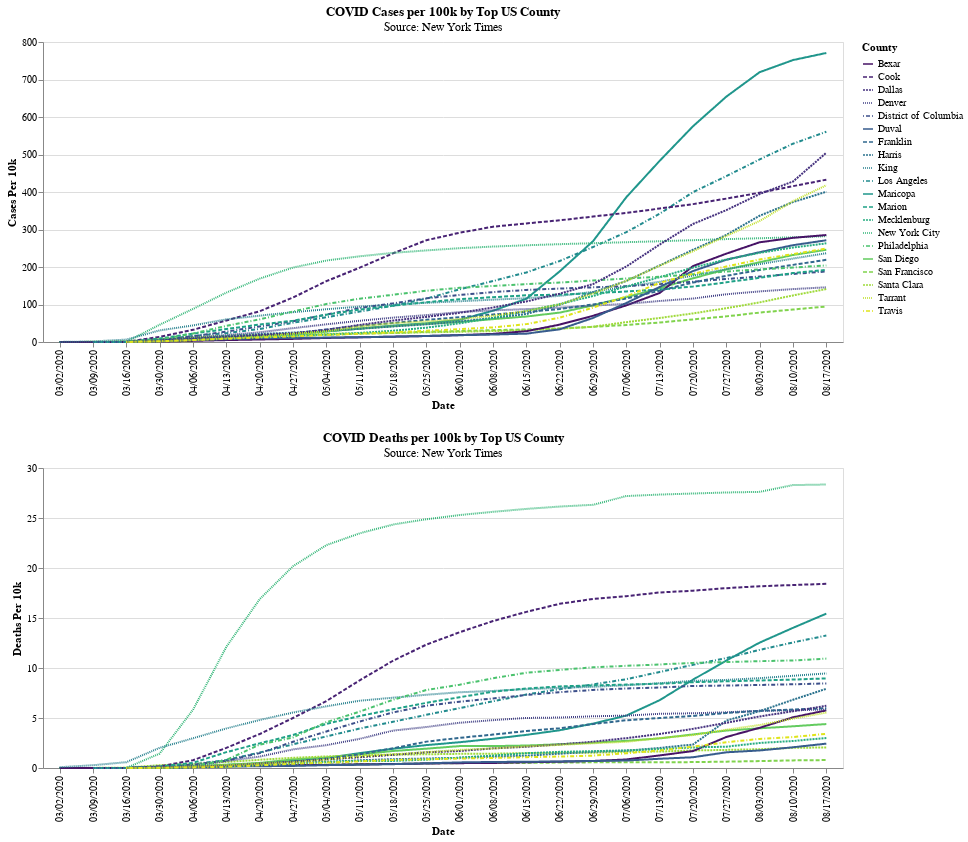

Write the Vega-Lite specification saved for this chart.
### Vega-Lite specification from a JSON file in a GitHub repository (floating-point values rounded to 4 significant figures; data arrays with more than 128 entries replaced by an {"elided": "..."} marker saying what was removed)
{"config": {"view": {"continuousWidth": 400, "continuousHeight": 300}}, "vconcat": [{"data": {"name": "data-81eb2f3a10c9f80f5dbb31c3fcd48a12"}, "mark": "line", "encoding": {"color": {"type": "nominal", "field": "County", "scale": {"scheme": "viridis"}}, "strokeDash": {"type": "nominal", "field": "County"}, "tooltip": [{"type": "nominal", "field": "County"}, {"type": "nominal", "field": "City"}, {"type": "quantitative", "field": "Cases Per 10k"}], "x": {"type": "ordinal", "field": "Date"}, "y": {"type": "quantitative", "field": "Cases Per 10k"}}, "height": 300, "title": {"text": "COVID Cases per 100k by Top US County", "subtitle": "Source: New York Times"}, "width": 800}, {"data": {"name": "data-7d0b6d9a22e33a2846f56a9768e3ef13"}, "mark": "line", "encoding": {"color": {"type": "nominal", "field": "County", "scale": {"scheme": "magma"}}, "strokeDash": {"type": "nominal", "field": "County"}, "tooltip": [{"type": "nominal", "field": "County"}, {"type": "nominal", "field": "City"}, {"type": "quantitative", "field": "Deaths Per 10k"}], "x": {"type": "ordinal", "field": "Date"}, "y": {"type": "quantitative", "field": "Deaths Per 10k"}}, "height": 300, "title": {"text": "COVID Deaths per 100k by Top US County", "subtitle": "Source: New York Times"}, "width": 800}], "$schema": "https://vega.github.io/schema/vega-lite/v4.8.1.json", "datasets": {"data-81eb2f3a10c9f80f5dbb31c3fcd48a12": {"elided": "462 records"}, "data-7d0b6d9a22e33a2846f56a9768e3ef13": {"elided": "462 records"}}}
